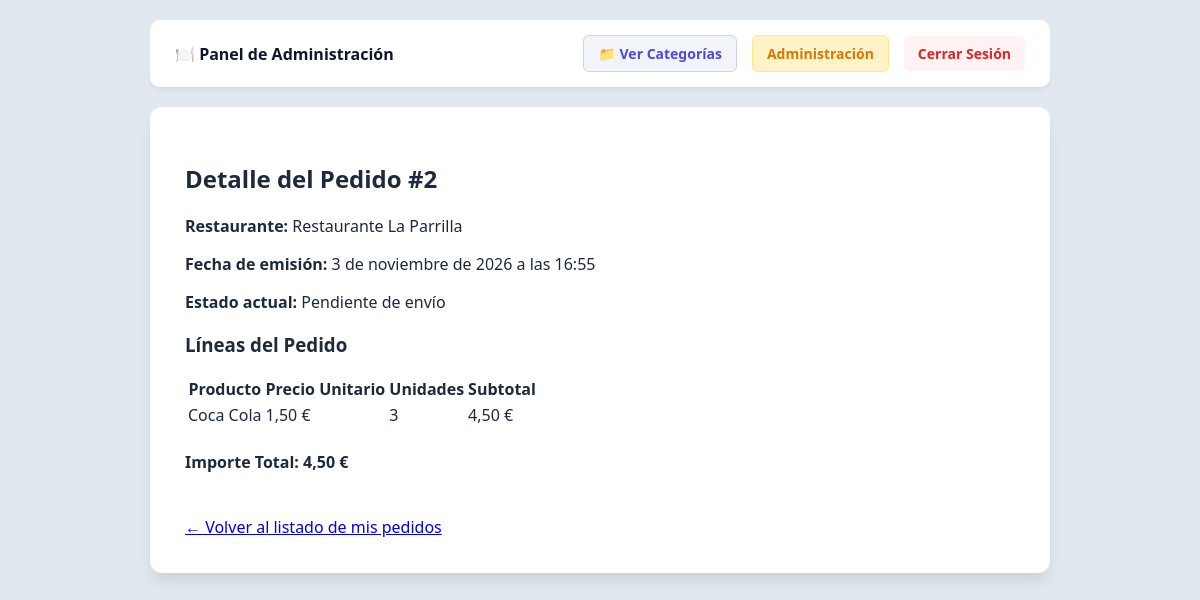
/mis-pedidos/2/ (signed in), run on the app's committed database.
### mi_app12/models.py (models this page shows, shortened)
class Pedido(models.Model):
    restaurante = models.ForeignKey(Restaurante, on_delete=models.CASCADE, related_name='pedidos')
    fecha = models.DateTimeField(auto_now_add=True)
    ESTADOS_PEDIDO = [
        ('en_proceso', 'En proceso'),
        ('enviado', 'Enviado'),
        ('cancelado', 'Cancelado'),
    ]
    estado = models.CharField(max_length=20, choices=ESTADOS_PEDIDO, default='en_proceso')
    enviado = models.BooleanField(default=False) # Mantenido por compatibilidad previa
    @property
    def total_pedido(self):
        return sum(linea.subtotal for linea in self.lineas.all())

class Restaurante(models.Model):
    nombre = models.CharField(max_length=100)
    direccion = models.CharField(max_length=200, blank=True, null=True)
    email = models.EmailField(blank=True, null=True) # Recomendado por si quieres usar su propio email en servicios

class LineaPedido(models.Model):
    pedido = models.ForeignKey(Pedido, on_delete=models.CASCADE, related_name='lineas')
    producto = models.ForeignKey(Producto, on_delete=models.CASCADE)
    unidades = models.PositiveIntegerField(default=1)
    @property
    def subtotal(self):
        return self.producto.precio * self.unidades

class Producto(models.Model):
    categoria = models.ForeignKey(Categoria, on_delete=models.CASCADE, related_name='productos')
    nombre = models.CharField(max_length=100)
    descripcion = models.TextField(blank=True, null=True)
    peso = models.DecimalField(max_digits=6, decimal_places=2, default=0.0)
    stock = models.IntegerField(default=0)
    precio = models.DecimalField(max_digits=8, decimal_places=2, default=0.0)  # Añadido para los subtotales del carrito

### mi_app12/views.py (the view)
    def wrapper(request, *args, **kwargs):
        if 'usuario_id' not in request.session:
            return redirect('login_restaurante')
        return view_func(request, *args, **kwargs)

### mi_app12/views.py (called while the page is built)
def verificar_sesion(view_func):
    def wrapper(request, *args, **kwargs):
        if 'usuario_id' not in request.session:
            return redirect('login_restaurante')
        return view_func(request, *args, **kwargs)
    return wrapper

@verificar_sesion
def detalle_pedido(request, pedido_id):
    restaurante_id = request.session.get('restaurante_id')
    pedido = get_object_or_404(Pedido, pk=pedido_id, restaurante_id=restaurante_id)
    lineas = pedido.lineas.all()
    return render(request, 'mi_app12/detalle_pedido.html', {
        'pedido': pedido,
        'lineas': lineas,
        'restaurante_nombre': request.session.get('restaurante_nombre')
    })

### mi_app12/templates/mi_app12/detalle_pedido.html
{% extends 'mi_app12/base.html' %}
{% block content %}
<div class="container mt-4">
    <h2>Detalle del Pedido #{{ pedido.id }}</h2>
    <div class="card p-3 mb-3">
        <p><strong>Restaurante:</strong> {{ pedido.restaurante.nombre }}</p>
        <p><strong>Fecha de emisión:</strong> {{ pedido.fecha }}</p>
        <p><strong>Estado actual:</strong>
            {% if pedido.enviado %}
                <span class="text-success">Enviado</span>
            {% else %}
                <span class="text-warning">Pendiente de envío</span>
            {% endif %}
        </p>
    </div>
    <h3>Líneas del Pedido</h3>
    <table class="table table-striped">
        <thead>
            <tr>
                <th>Producto</th>
                <th>Precio Unitario</th>
                <th>Unidades</th>
                <th>Subtotal</th>
            </tr>
        </thead>
        <tbody>
            {% for linea in lineas %}
            <tr>
                <td>{{ linea.producto.nombre }}</td>
                <td>{{ linea.producto.precio }} €</td>
                <td>{{ linea.unidades }}</td>
                <td>{{ linea.subtotal }} €</td>
            </tr>
            {% empty %}
            <tr>
                <td colspan="4" class="text-center text-muted">No hay líneas registradas en este pedido.</td>
            </tr>
            {% endfor %}
        </tbody>
    </table>
    <h4 class="mt-3">Importe Total: {{ pedido.total_pedido }} €</h4>
    <br>
    <a href="{% url 'listar_mis_pedidos' %}" class="btn btn-primary">← Volver al listado de mis pedidos</a>
</div>
{% endblock %}

### mi_app12/templates/mi_app12/base.html (style rules this page uses)
:root { --primary-color: #4f46e5; --primary-hover: #4338ca; --bg-color: #e2e8f0; --card-bg: #ffffff; --text-color: #1e293b; --border-color: #cbd5e1; --danger-color: #dc2626; --success-color: #16a34a; }
body { font-family: 'Segoe UI', Tahoma, Geneva, Verdana, sans-serif; background-color: var(--bg-color); color: var(--text-color); margin: 0; padding: 20px; display: flex; justify-content: center; }
.container { background: var(--card-bg); padding: 35px; border-radius: 12px; box-shadow: 0 10px 15px -3px rgba(0, 0, 0, 0.1); }

### data on the page
Pedido: id "2", restaurante.nombre "Restaurante La Parrilla", fecha "3 de noviembre de 2026 a las 16:55", total_pedido "4,50"
LineaPedido: producto.nombre "Coca Cola", producto.precio "1,50", unidades "3", subtotal "4,50"

### other printed values
{{ restaurante_nombre|default:"Restaurante" }} "Panel de Administración"
